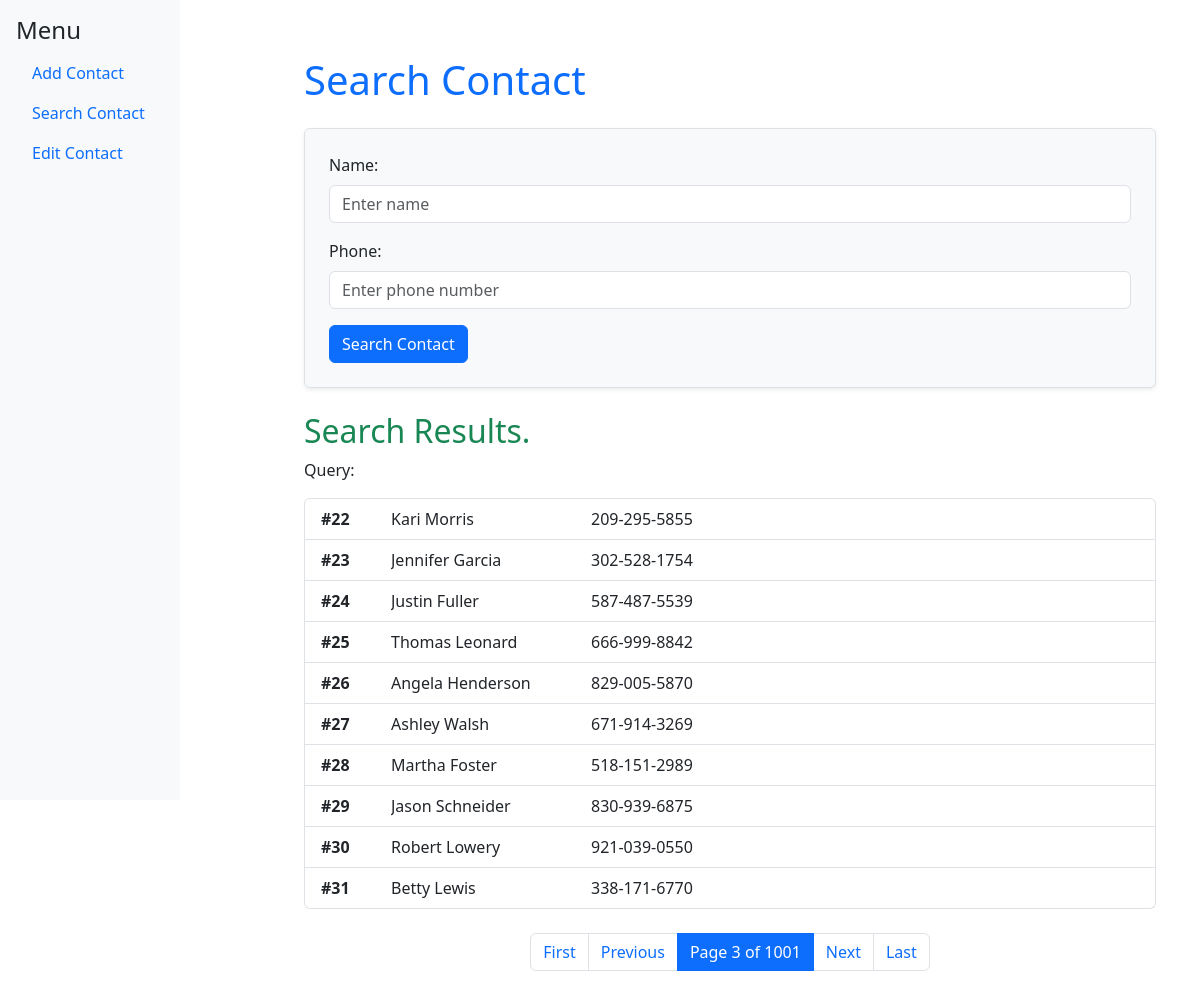
/search/?page=3&name=&phone=, run on the app's committed database.
### contacts/models.py (models this page shows, shortened)
class Contact(models.Model):
    id = models.AutoField(primary_key=True)
    name = models.CharField(max_length=100)
    phone = models.CharField(max_length=15)

### contacts/views.py (the view)
# urls.py: path("search/", search_contact, name="search_contact"),
def search_contact(request):
    page_number = request.GET.get("page", 1)
    name = request.GET.get("name", "").strip()
    phone = request.GET.get("phone", "").strip()
    if request.method == "POST":
        name = request.POST.get("name", "").strip()
        phone = request.POST.get("phone", "").strip()
        page_number = 1
    if name or phone:
        contacts = Contact.objects.filter(
            name__icontains=name, phone__icontains=phone
        ).order_by("id")  # Order by name to ensure consistency
    else:
        contacts = Contact.objects.all().order_by("id")  # Order the results
    paginator = Paginator(contacts, 10)
    page_obj = paginator.get_page(page_number)
    return render(
        request,
        "search_contact_css.html",
        {"contacts": page_obj,
         "name_query": name,
         "phone_query": phone},
    )

### contacts/templates/search_contact_css.html (shortened to what this page needs)
{% extends 'base.html' %} {% block title %}Search Contact{% endblock %}
{% block content %}
<div class="container mt-4">
  <h1 class="mb-4 text-primary">Search Contact</h1>
  <form method="POST" class="border p-4 bg-light rounded shadow-sm">
    <div class="mb-3">
      <label for="name" class="form-label">Name:</label>
      <input
        type="text"
        id="name"
        name="name"
        class="form-control"
        placeholder="Enter name"
        value="{{ name_query }}"
      />
    </div>
    <div class="mb-3">
      <label for="phone" class="form-label">Phone:</label>
      <input
        type="text"
        id="phone"
        name="phone"
        class="form-control"
        placeholder="Enter phone number"
        value="{{ phone_query }}"
      />
    </div>
    <button type="submit" class="btn btn-primary">Search Contact</button>
  </form>
  {% if contacts %}
  <div class="mt-4">
    <h2 class="text-success">Search Results.</h2>
    <p>Query: {{ name_query }} {{ phone_query }}</p>
    <ul class="list-group">
      {% for contact in contacts %}
      <li
        class="list-group-item d-flex justify-content-between align-items-center"
      >
        <div class="d-flex align-items-center">
          <strong style="width: 70px; text-align: left"
            >#{{ contact.id }}</strong
          >
          <span
            style="
              width: 200px;
              overflow: hidden;
              text-overflow: ellipsis;
              white-space: nowrap;
            "
            >{{ contact.name }}</span
          >
          <span
            style="
              width: 250px;
              overflow: hidden;
              text-overflow: ellipsis;
              white-space: nowrap;
            "
            >{{ contact.phone }}</span
          >
        </div>
      </li>
      {% endfor %}
    </ul>
    <nav aria-label="Page navigation" class="mt-4">
      <ul class="pagination justify-content-center">
        {% if contacts.has_previous %}
        <li class="page-item">
          <a
            class="page-link"
            href="?page=1&name={{ name_query }}&phone={{ phone_query }}"
            >First</a
          >
        </li>
        <li class="page-item">
          <a
            class="page-link"
            href="?page={{ contacts.previous_page_number }}&name={{ name_query }}&phone={{ phone_query }}"
            >Previous</a
          >
        </li>
        {% endif %}
        <li class="page-item active">
          <span class="page-link">
            Page {{ contacts.number }} of {{ contacts.paginator.num_pages }}
          </span>
        </li>
        {% if contacts.has_next %}
        <li class="page-item">
          <a
            class="page-link"
            href="?page={{ contacts.next_page_number }}&name={{ name_query }}&phone={{ phone_query }}"
            >Next</a
          >
        </li>
        <li class="page-item">
          <a
            class="page-link"
            href="?page={{ contacts.paginator.num_pages }}&name={{ name_query }}&phone={{ phone_query }}"
            >Last</a
          >
        </li>
        {% endif %}
      </ul>
    </nav>
  </div>
  {% elif request.method == "POST" %}
  <div class="alert alert-warning mt-4" role="alert">
    No contacts found. Please try again.
  </div>
  {% endif %}
</div>
{% endblock %}

### data on the page
Contact: id "22", name "Kari Morris", phone "209-295-5855"
Contact: id "23", name "Jennifer Garcia", phone "302-528-1754"
Contact: id "24", name "Justin Fuller", phone "587-487-5539"
Contact: id "25", name "Thomas Leonard", phone "666-999-8842"
Contact: id "26", name "Angela Henderson", phone "829-005-5870"
Contact: id "27", name "Ashley Walsh", phone "671-914-3269"
Contact: id "28", name "Martha Foster", phone "518-151-2989"
Contact: id "29", name "Jason Schneider", phone "830-939-6875"
Contact: id "30", name "Robert Lowery", phone "921-039-0550"
Contact: id "31", name "Betty Lewis", phone "338-171-6770"

### other printed values
{{ contacts.number }} "3"
{{ contacts.paginator.num_pages }} "1001"
